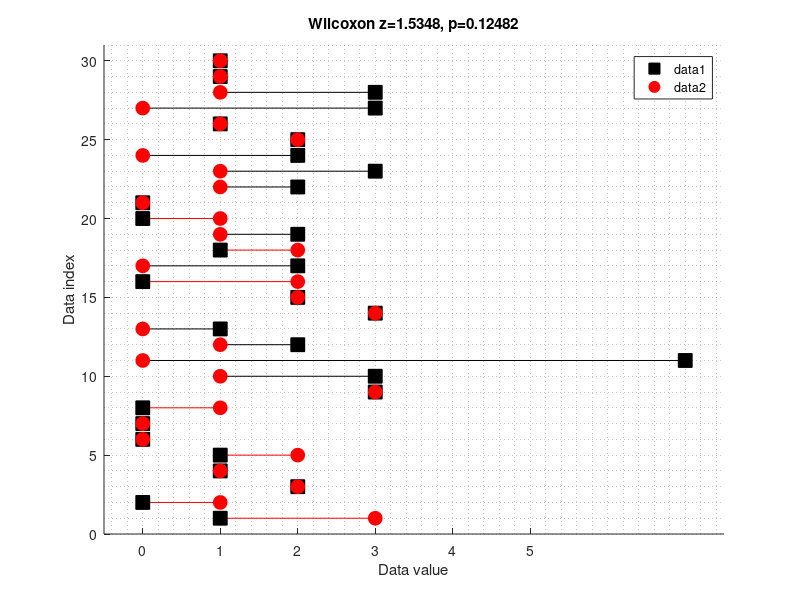
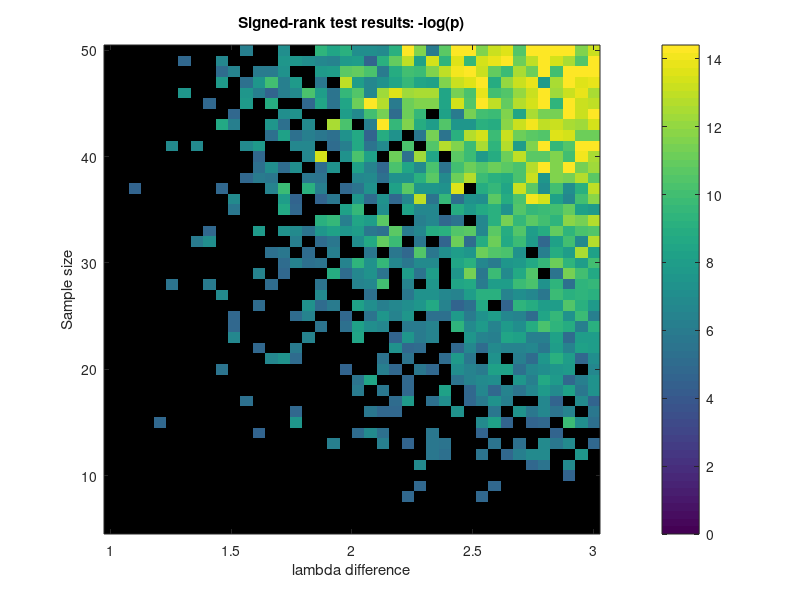

Write MATLAB code to recreate these figures, in order.
%%
%   COURSE: Master statistics and machine learning: intuition, math, code										
%      URL: udemy.com/course/statsml_x/?couponCode=202304 
% 
%  SECTION: The t-test family
%    VIDEO: Signed-rank test (Wilcoxon signed-rank for one-sample or paired samples)
% 
%  TEACHER: Mike X Cohen, sincxpress.com
%

%%

% a clear MATLAB workspace is a clear mental workspace
close all; clear; clc

%% generate the data

N = 30;

data1 = poissrnd(1.5,N,1);
data2 = poissrnd(1,N,1);

figure(1), clf, hold on

colors = 'kr';
for i=1:N
    plot([data1(i) data2(i)],[i i],colors((data1(i)<data2(i))+1),'HandleVisibility','off')
end

plot(data1,1:N,'ks','markerfacecolor','k','markersize',10)
plot(data2,1:N,'ro','markerfacecolor','r','markersize',10)

set(gca,'ylim',[0 N+1],'xlim',[-.5 max([data1;data2])+.5],'xtick',0:5)
ylabel('Data index'), xlabel('Data value')
grid minor
legend({'data1';'data2'})

%% now for the test

[p,h,stats] = signrank(data1,data2)
title([ 'Wilcoxon z=' num2str(stats.zval) ', p=' num2str(p) ])

% note: the z-value is computed only for N>14; see signrank.m


%%%%%%%%%%%%%%%%%%%%%%% IMPORTANT WARNING! %%%%%%%%%%%%%%%%%%%%%%%
% Do not confuse signrank() and ranksum().
% They seem like similar functions, but they're different:
%   signrank() -> one-sample or paired-samples (Wilcoxon signed-rank)
%   ranksum()  -> two independent samples (Mann-Whitney U)
%%%%%%%%%%%%%%%%%%%%%%% IMPORTANT WARNING! %%%%%%%%%%%%%%%%%%%%%%%


%% now for the 2D space

% parameter ranges
Ns = 5:50;
lambdas = linspace(1,3,40);

% initialize output matrix
pvals = nan(length(Ns),length(lambdas));

for ni=1:length(Ns)
    for li=1:length(lambdas)
        
        % generate some data
        data1 = poissrnd(lambdas(1), Ns(ni),1);
        data2 = poissrnd(lambdas(li),Ns(ni),1);
        
        % compute the statistic
        [p,h,stats] = signrank(data1,data2);
        
        % store the results
        pvals(ni,li) = -log(p);
    end
end

% optional p-value thresholding
pvalthresh = .01;
pvals( pvals<-log(pvalthresh) ) = NaN;


% now show in a heatmap!
figure(2), clf
imagesc(lambdas,Ns,pvals)
xlabel('lambda difference')
ylabel('Sample size')
title('Signed-rank test results: -log(p)')
set(gca,'clim',[0 max(pvals(:))*.8],'ydir','normal')
colorbar

%% done.
